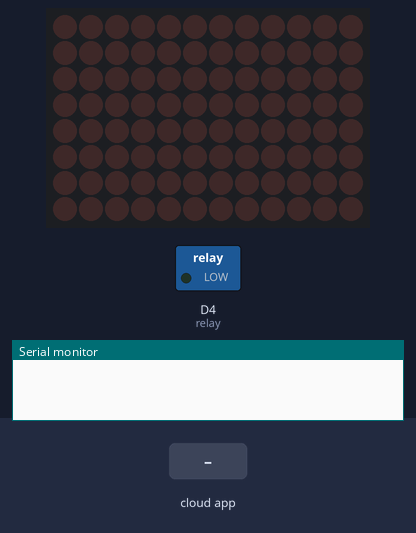
The sketch below on a simulated Arduino Uno R4 WiFi. Shown: 12×8 LED matrix, switched loads named in the sketch (green lamp = pin HIGH), the last lines printed to the serial monitor. The test bench sets the inputs (shaded band). WiFi joins after 1.5 s; servers stay silent unless stated.

Above: at 4.2 s.
4.3 s: the phone or cloud app sets light_intensity to 1
At 5.0 s:
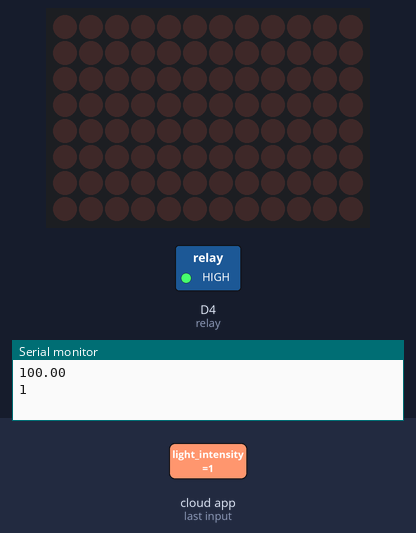
5.8 s: the phone or cloud app sets light_intensity to 0
At 6.4 s:
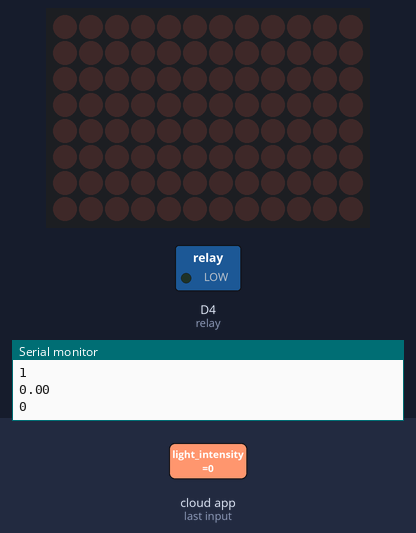
Timing chart, 0 to 8.8 s (numbered marks = the images above; inputs shaded):
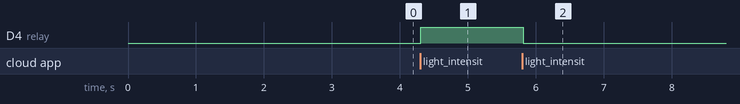

The sketch:

R4_light_dimmer_feb04a.ino
```cpp
#include "arduino_secrets.h"
/*
  Sketch generated by the Arduino IoT Cloud Thing "Untitled"
  https://create.arduino.cc/cloud/things/de7f3672-c042-4f5a-8b7a-97dfedfe8af9

  Arduino IoT Cloud Variables description

  The following variables are automatically generated and updated when changes are made to the Thing

  CloudDimmedLight light_intensity;

  Variables which are marked as READ/WRITE in the Cloud Thing will also have functions
  which are called when their values are changed from the Dashboard.
  These functions are generated with the Thing and added at the end of this sketch.
*/
#include "Arduino_LED_Matrix.h"
#include "thingProperties.h"

ArduinoLEDMatrix matrix;
int relay = 4;

void setup() {
  // Initialize serial and wait for port to open:
  Serial.begin(9600);
  // This delay gives the chance to wait for a Serial Monitor without blocking if none is found
  delay(1500);

  pinMode(relay, OUTPUT);

  matrix.begin();

  // Defined in thingProperties.h
  initProperties();

  // Connect to Arduino IoT Cloud
  ArduinoCloud.begin(ArduinoIoTPreferredConnection);

  /*
     The following function allows you to obtain more information
     related to the state of network and IoT Cloud connection and errors
     the higher number the more granular information you’ll get.
     The default is 0 (only errors).
     Maximum is 4
 */
  setDebugMessageLevel(2);
  ArduinoCloud.printDebugInfo();
}

void loop() {
  ArduinoCloud.update();
  // Your code here
  if (light_intensity.getSwitch() == 1) {
    digitalWrite(relay, HIGH);
  };
  if (light_intensity.getSwitch() == 0) {
    digitalWrite(relay, LOW);
  };
  delay(40);
}

/*
  Since LightIntensity is READ_WRITE variable, onLightIntensityChange() is
  executed every time a new value is received from IoT Cloud.
*/
void onLightIntensityChange()  {
  // Add your code here to act upon LightIntensity change
  Serial.println(light_intensity.getBrightness());
  Serial.println(light_intensity.getSwitch());
}
```

arduino_secrets.h
```cpp
#define SECRET_OPTIONAL_PASS ""
#define SECRET_SSID ""
```

thingProperties.h
```cpp
// Code generated by Arduino IoT Cloud, DO NOT EDIT.

#include <ArduinoIoTCloud.h>
#include <Arduino_ConnectionHandler.h>

const char SSID[]     = SECRET_SSID;    // Network SSID (name)
const char PASS[]     = SECRET_OPTIONAL_PASS;    // Network password (use for WPA, or use as key for WEP)

void onLightIntensityChange();

CloudDimmedLight light_intensity;

void initProperties(){

  ArduinoCloud.addProperty(light_intensity, READWRITE, 1 * SECONDS, onLightIntensityChange);


}

WiFiConnectionHandler ArduinoIoTPreferredConnection(SSID, PASS);
```

Measured:
- after the input at 4.3 s, D4 (relay): LOW → HIGH at once
- after the input at 5.8 s, D4 (relay): HIGH → LOW at once
